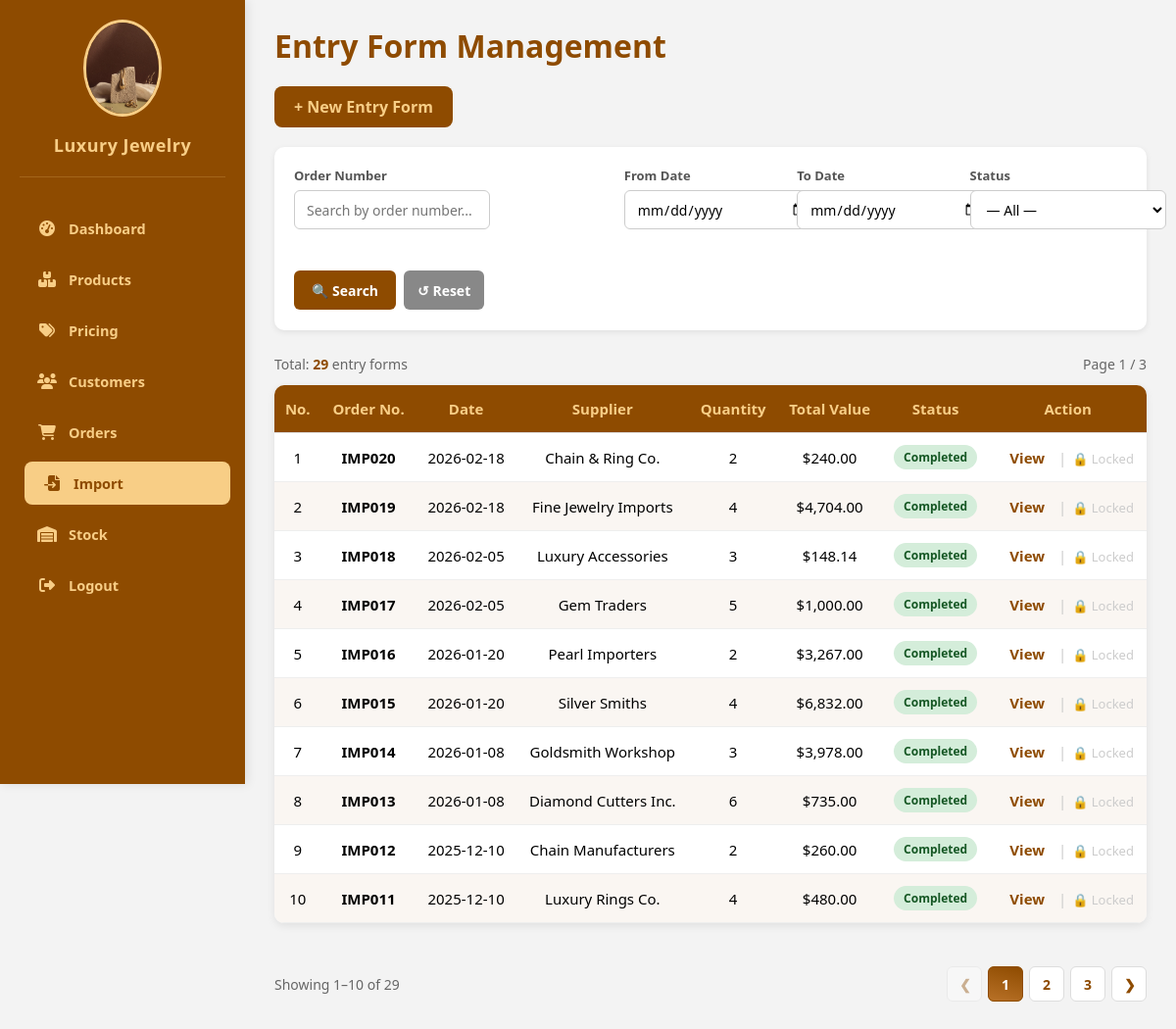
Page /admin/Import_product/import_management.php on the committed database.
### tables this page shows
CREATE TABLE `goods_receipt` (
  `id` int(11) NOT NULL AUTO_INCREMENT,
  `order_number` varchar(50) NOT NULL,
  `entry_date` date NOT NULL,
  `supplier` varchar(255) DEFAULT NULL,
  `total_quantity` int(11) DEFAULT 0,
  `total_value` decimal(15,2) DEFAULT 0.00,
  `status` enum('Draft','Completed') DEFAULT 'Draft',
  `created_at` timestamp NOT NULL DEFAULT current_timestamp(),
  PRIMARY KEY (`id`)
);

### admin/Import_product/import_management.php (the view, shortened to what this page needs)
<!DOCTYPE html>
<html lang="en">
<head>
  <link rel="stylesheet" href="../admin_function.css">
</head>
<body>
<?php
require_once "../../config/config.php";
$search_order  = trim($_GET['order']  ?? '');
$search_from   = trim($_GET['from']   ?? '');
$search_to     = trim($_GET['to']     ?? '');
$search_status = trim($_GET['status'] ?? '');
$page          = max(1, (int)($_GET['page'] ?? 1));
$per_page      = 10;
$where_clauses = ['1'];
$params        = [];
$types         = '';
$where_sql = implode(' AND ', $where_clauses);
$count_sql = "SELECT COUNT(*) AS total FROM goods_receipt WHERE $where_sql";
if ($params) {
    $stmt_count = $conn->prepare($count_sql);
    $stmt_count->bind_param($types, ...$params);
    $stmt_count->execute();
    $total_rows = $stmt_count->get_result()->fetch_assoc()['total'];
    $stmt_count->close();
} else {
    $total_rows = $conn->query($count_sql)->fetch_assoc()['total'];
}
$total_pages = max(1, (int)ceil($total_rows / $per_page));
$page = min($page, $total_pages);
$offset = ($page - 1) * $per_page;
$data_sql = "SELECT * FROM goods_receipt WHERE $where_sql ORDER BY id DESC LIMIT $per_page OFFSET $offset";
if ($params) {
    $stmt_data = $conn->prepare($data_sql);
    $stmt_data->bind_param($types, ...$params);
    $stmt_data->execute();
    $result = $stmt_data->get_result();
} else {
    $result = $conn->query($data_sql);
}
$rows = $result->fetch_all(MYSQLI_ASSOC);
$is_searching = ($search_order !== '' || $search_from !== '' || $search_to !== '' || $search_status !== '');
?>
<?php include '../sidebar_include.php'; ?>
<main>
  <header>
    <h1>Entry Form Management</h1>
    <a href="add_entry_form.php" class="btn">+ New Entry Form</a>
  </header>
  <div class="search-section">
    <form method="GET" action="import_management.php" id="search-form">
      <div class="search-row">
        <div class="search-group wide">
          <label class="search-label">Order Number</label>
          <input type="text" name="order" class="search-input"
                 placeholder="Search by order number..."
                 value="<?= htmlspecialchars($search_order) ?>">
        </div>
        <div class="search-group narrow">
          <label class="search-label">From Date</label>
          <input type="date" name="from" class="search-input"
                 value="<?= htmlspecialchars($search_from) ?>">
        </div>
        <div class="search-group narrow">
          <label class="search-label">To Date</label>
          <input type="date" name="to" class="search-input"
                 value="<?= htmlspecialchars($search_to) ?>">
        </div>
        <div class="search-group narrow">
          <label class="search-label">Status</label>
          <select name="status" class="search-select">
            <option value="">— All —</option>
          </select>
        </div>
        <div class="search-actions">
          <button type="submit" class="btn-search">🔍 Search</button>
          <a href="import_management.php" class="btn-reset">↺ Reset</a>
        </div>
      </div>
    </form>
  </div>
  <div class="result-info">
    <span class="result-count">
      <?php if ($is_searching): ?>
        Found <strong><?= $total_rows ?></strong> result<?= $total_rows != 1 ? 's' : '' ?>
        <?php if ($search_order): ?> for "<strong><?= htmlspecialchars($search_order) ?></strong>"<?php endif; ?>
      <?php else: ?>
        Total: <strong><?= $total_rows ?></strong> entry form<?= $total_rows != 1 ? 's' : '' ?>
      <?php endif; ?>
    </span>
    <span class="result-count">Page <?= $page ?> / <?= $total_pages ?></span>
  </div>
  <table>
    <thead>
      <tr>
        <th>No.</th>
        <th>Order No.</th>
        <th>Date</th>
        <th>Supplier</th>
        <th>Quantity</th>
        <th>Total Value</th>
        <th>Status</th>
        <th>Action</th>
      </tr>
    </thead>
    <tbody>
      <?php if (empty($rows)): ?>
        <tr class="no-results"><td colspan="8">
          <?= $is_searching ? 'No matching entry forms found.' : 'No entry forms yet.' ?>
        </td></tr>
      <?php else: ?>
        <?php
        $i = ($page - 1) * $per_page + 1;
        foreach ($rows as $row):
          $badge = $row['status'] === 'Completed' ? 'badge-completed' : 'badge-draft';
        ?>
        <tr>
          <td><?= $i++ ?></td>
          <td><strong><?= htmlspecialchars($row['order_number']) ?></strong></td>
          <td><?= htmlspecialchars($row['entry_date']) ?></td>
          <td><?= htmlspecialchars($row['supplier'] ?? '—') ?></td>
          <td><?= intval($row['total_quantity']) ?></td>
          <td>$<?= number_format($row['total_value'], 2) ?></td>
          <td><span class="badge <?= $badge ?>"><?= $row['status'] ?></span></td>
          <td>
            <a href="entry_form_detail.php?id=<?= $row['id'] ?>" class="tbl-link">View</a>
            <span class="tbl-sep">|</span>
            <?php if ($row['status'] === 'Draft'): ?>
              <a href="edit_entry_form.php?id=<?= $row['id'] ?>" class="tbl-link">Edit</a>
            <?php else: ?>
              <span style="color:#ccc;font-size:13px;" title="This form is completed and cannot be edited">🔒 Locked</span>
            <?php endif; ?>
          </td>
        </tr>
        <?php endforeach; ?>
      <?php endif; ?>
    </tbody>
  </table>
  <?php if ($total_pages > 1): ?>
  <div class="pagination-wrap">
    <span class="pagination-info">
      Showing <?= ($page-1)*$per_page + 1 ?>–<?= min($page*$per_page, $total_rows) ?> of <?= $total_rows ?>
    </span>
    <div class="pagination">
      <button class="pagination-btn" onclick="goPage(<?= $page-1 ?>)" <?= $page<=1 ? 'disabled' : '' ?>>&#10094;</button>
      <?php
      $start = max(1, $page - 2);
      $end   = min($total_pages, $page + 2);
      if ($start > 1): ?><button class="pagination-btn" onclick="goPage(1)">1</button><?php if ($start > 2): ?><span style="padding:0 4px;color:#999">…</span><?php endif; endif;
      for ($p = $start; $p <= $end; $p++): ?>
        <button class="pagination-btn <?= $p === $page ? 'active' : '' ?>" onclick="goPage(<?= $p ?>)"><?= $p ?></button>
      <?php endfor;
      ?>
      <button class="pagination-btn" onclick="goPage(<?= $page+1 ?>)" <?= $page>=$total_pages ? 'disabled' : '' ?>>&#10095;</button>
    </div>
  </div>
  <?php else: ?>
  <div class="pagination-info" style="text-align:center;margin-top:16px;color:#666;font-size:14px;">
    Showing all <?= $total_rows ?> entry form<?= $total_rows != 1 ? 's' : '' ?>
  </div>
  <?php endif; ?>
</main>
</body>
</html>

### admin/admin_function.css (style rules this page uses)
* { margin: 0; padding: 0; box-sizing: border-box; font-family: "Segoe UI", sans-serif; }
body { display: flex; min-height: 100vh; background-color: #f3f3f3; }
main { flex: 1; padding: 25px 30px; margin-left: 250px; }
header h1 { color: #8e4b00; margin-bottom: 20px; }
table { width: 100%; border-collapse: collapse; background: white; border-radius: 10px; overflow: hidden; box-shadow: 0 2px 5px rgba(0, 0, 0, 0.1); }
th, td { padding: 12px; text-align: left; border-bottom: 1px solid #ddd; }
th { background-color: #8e4b00; color: #f8ce86; }
.btn { display: inline-block; padding: 10px 16px; background-color: #8e4b00; color: #f8ce86; text-decoration: none; border-radius: 8px; font-weight: bold; text-align: center; transition: all 0.3s; border: none; }
.search-section { display: flex; align-items: center; gap: 20px; margin: 20px 0; flex-wrap: wrap; }
.search-group { display: flex; flex-direction: column; }
.search-label { font-weight: bold; color: #8e4b00; margin-bottom: 5px; }
.search-input, select { padding: 8px 10px; border: 1px solid #ccc; border-radius: 8px; width: 200px; font-size: 15px; transition: all 0.3s ease; }
.btn-search, .btn-reset { background-color: #8e4b00; color: #f8ce86; border: none; border-radius: 8px; padding: 10px 16px; cursor: pointer; transition: all 0.3s ease; display: flex; align-items: center; justify-content: center; margin-top: 26px; }
.pagination-info { color: #666; font-size: 14px; }
.pagination { display: flex; gap: 5px; }
.pagination-btn { padding: 8px 12px; border: 1px solid #ccc; background: white; color: #8e4b00; border-radius: 6px; cursor: pointer; transition: all 0.3s ease; font-weight: 500; }
.pagination-btn.active { background: linear-gradient(195deg, #8e4b00, #b87127); color: white; border-color: #8e4b00; }
.pagination { display: flex; justify-content: center; align-items: center; margin: 24px 0; gap: 10px; }

### rows in the picture
goods_receipt: order_number "IMP020", entry_date "2026-02-18", supplier "Chain & Ring Co.", total_quantity "2", total_value "240.00", status "Completed", shows "🔒 Locked"
goods_receipt: order_number "IMP019", entry_date "2026-02-18", supplier "Fine Jewelry Imports", total_quantity "4", total_value "4,704.00", status "Completed", shows "🔒 Locked"
goods_receipt: order_number "IMP018", entry_date "2026-02-05", supplier "Luxury Accessories", total_quantity "3", total_value "148.14", status "Completed", shows "🔒 Locked"
goods_receipt: order_number "IMP017", entry_date "2026-02-05", supplier "Gem Traders", total_quantity "5", total_value "1,000.00", status "Completed", shows "🔒 Locked"
goods_receipt: order_number "IMP016", entry_date "2026-01-20", supplier "Pearl Importers", total_quantity "2", total_value "3,267.00", status "Completed", shows "🔒 Locked"
goods_receipt: order_number "IMP015", entry_date "2026-01-20", supplier "Silver Smiths", total_quantity "4", total_value "6,832.00", status "Completed", shows "🔒 Locked"
goods_receipt: order_number "IMP014", entry_date "2026-01-08", supplier "Goldsmith Workshop", total_quantity "3", total_value "3,978.00", status "Completed", shows "🔒 Locked"
goods_receipt: order_number "IMP013", entry_date "2026-01-08", supplier "Diamond Cutters Inc.", total_quantity "6", total_value "735.00", status "Completed", shows "🔒 Locked"
goods_receipt: order_number "IMP012", entry_date "2025-12-10", supplier "Chain Manufacturers", total_quantity "2", total_value "260.00", status "Completed", shows "🔒 Locked"
goods_receipt: order_number "IMP011", entry_date "2025-12-10", supplier "Luxury Rings Co.", total_quantity "4", total_value "480.00", status "Completed", shows "🔒 Locked"

### other values in the picture
$total_rows "29"
$page "1"
$total_pages "3"
min($page*$per_page, $total_rows) "10"
